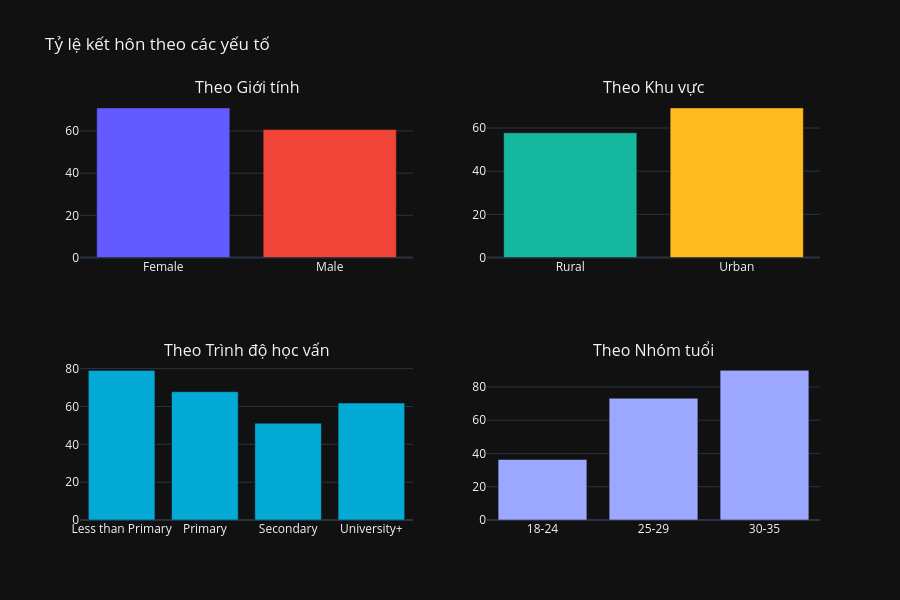

Notebook code cell kept with this figure:
### Code cell
# Tỷ lệ kết hôn theo các biến khác nhau
fig = make_subplots(rows=2, cols=2, 
                    subplot_titles=['Theo Giới tính', 'Theo Khu vực', 
                                   'Theo Trình độ học vấn', 'Theo Nhóm tuổi'])

# Theo giới tính
marriage_by_sex = df_youth.groupby('sex_label')['is_married'].mean() * 100
fig.add_trace(go.Bar(x=marriage_by_sex.index, y=marriage_by_sex.values, 
                     marker_color=['#635BFF', '#f04438']), row=1, col=1)

# Theo khu vực
marriage_by_urban = df_youth.groupby('urban_label')['is_married'].mean() * 100
fig.add_trace(go.Bar(x=marriage_by_urban.index, y=marriage_by_urban.values,
                     marker_color=['#15b79f', '#ffbb1f']), row=1, col=2)

# Theo trình độ học vấn
marriage_by_edu = df_youth.groupby('edattain_label')['is_married'].mean() * 100
fig.add_trace(go.Bar(x=marriage_by_edu.index, y=marriage_by_edu.values,
                     marker_color='#04aad6'), row=2, col=1)

# Theo nhóm tuổi
marriage_by_age = df_youth.groupby('age_group')['is_married'].mean() * 100
fig.add_trace(go.Bar(x=marriage_by_age.index, y=marriage_by_age.values,
                     marker_color='#9ca7ff'), row=2, col=2)

fig.update_layout(height=600, title_text='Tỷ lệ kết hôn theo các yếu tố',
                  template='plotly_dark', showlegend=False)
fig.show()

### Figure 1 — Plotly figure (JSON) as saved in the notebook; plotly's stock layout.template omitted (floating-point values rounded to 4 significant figures)
{"data": [{"marker": {"color": ["#635BFF", "#f04438"]}, "type": "bar", "x": ["Female", "Male"], "xaxis": "x", "y": [70.95, 60.65], "yaxis": "y"}, {"marker": {"color": ["#15b79f", "#ffbb1f"]}, "type": "bar", "x": ["Rural", "Urban"], "xaxis": "x2", "y": [57.79, 69.34], "yaxis": "y2"}, {"marker": {"color": "#04aad6"}, "type": "bar", "x": ["Less than Primary", "Primary", "Secondary", "University+"], "xaxis": "x3", "y": [79.08, 67.8, 51.18, 61.81], "yaxis": "y3"}, {"marker": {"color": "#9ca7ff"}, "type": "bar", "x": ["18-24", "25-29", "30-35"], "xaxis": "x4", "y": [36.39, 73.16, 89.92], "yaxis": "y4"}], "layout": {"annotations": [{"font": {"size": 16}, "showarrow": false, "text": "Theo Giới tính", "x": 0.225, "xanchor": "center", "xref": "paper", "y": 1, "yanchor": "bottom", "yref": "paper"}, {"font": {"size": 16}, "showarrow": false, "text": "Theo Khu vực", "x": 0.775, "xanchor": "center", "xref": "paper", "y": 1, "yanchor": "bottom", "yref": "paper"}, {"font": {"size": 16}, "showarrow": false, "text": "Theo Trình độ học vấn", "x": 0.225, "xanchor": "center", "xref": "paper", "y": 0.375, "yanchor": "bottom", "yref": "paper"}, {"font": {"size": 16}, "showarrow": false, "text": "Theo Nhóm tuổi", "x": 0.775, "xanchor": "center", "xref": "paper", "y": 0.375, "yanchor": "bottom", "yref": "paper"}], "height": 600, "showlegend": false, "title": {"text": "Tỷ lệ kết hôn theo các yếu tố"}, "xaxis": {"anchor": "y", "domain": [0, 0.45]}, "xaxis2": {"anchor": "y2", "domain": [0.55, 1]}, "xaxis3": {"anchor": "y3", "domain": [0, 0.45]}, "xaxis4": {"anchor": "y4", "domain": [0.55, 1]}, "yaxis": {"anchor": "x", "domain": [0.625, 1]}, "yaxis2": {"anchor": "x2", "domain": [0.625, 1]}, "yaxis3": {"anchor": "x3", "domain": [0, 0.375]}, "yaxis4": {"anchor": "x4", "domain": [0, 0.375]}}}
